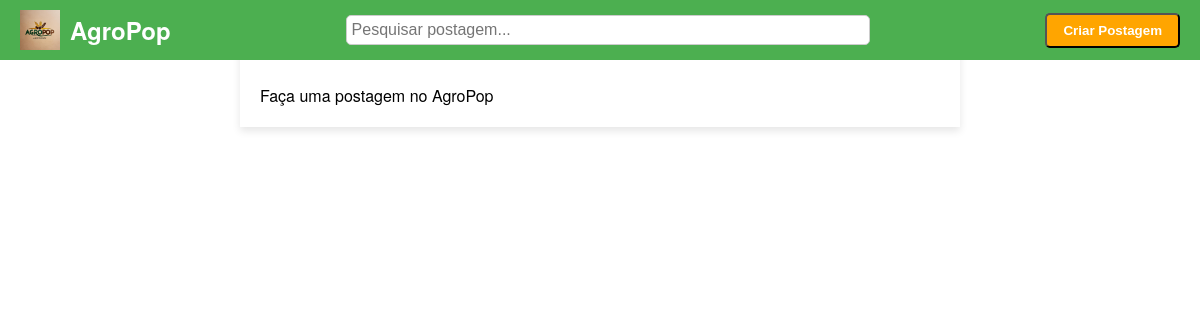
Before: / with the older database file.
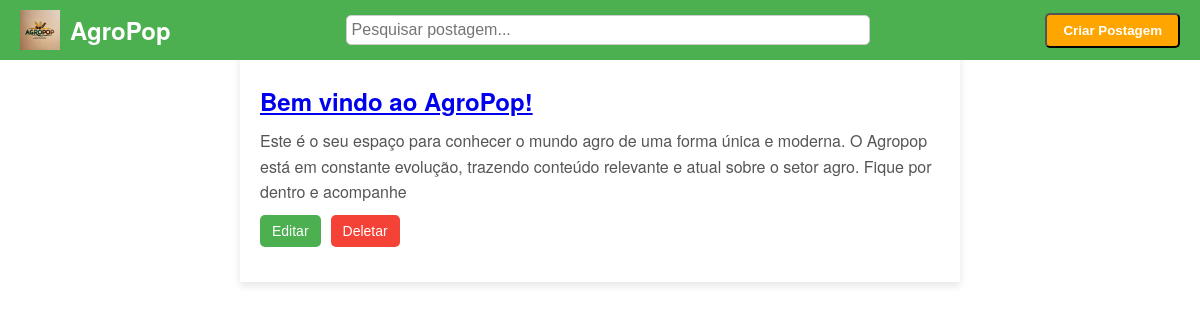
After: the same page with the newer database file.
### scicrop/models.py (models this page shows, shortened)
class Post(models.Model):
    title = models.CharField(max_length=200)
    content = models.TextField()
    date_created = models.DateTimeField(auto_now_add=True)

### scicrop/views.py (the view)
# urls.py: path('', views.list_posts, name='list_posts'),  # URL para listagem de posts
def list_posts(request):
    posts = Post.objects.all().order_by('-date_created')
    return  render(request, 'posts/index.html', {'posts': posts})

### scicrop/templates/posts/index.html (shortened to what this page needs)
{% load static %}
<!DOCTYPE html>
<html lang="pt-br">
<head>
    <link rel="stylesheet" href="{% static 'css/style.css' %}">
</head>
<body>
    <header class="header">
        <div class="logo-container">
            <img src="{% static 'assets/AgroPopLogo.jpg' %}" alt="Logo AgroPop" class="logo">
            <h1 class="blog-name">AgroPop</h1>
        </div>
        <div class="search-container">
            <input type="text" placeholder="Pesquisar postagem..." class="search-input">
        </div>
        <div class="create-post-container">
            <button class="create-post-button" id="openPopup_btn"> Criar Postagem</button>
        </div>
    </header>
    <section class="content">
        <h2>Feed</h2>
        <div class="posts">
            {% for post in posts %}
                <div class="post">
                    <h3 class="title">
                        <a href="{% url 'post_detail' title=post.title %}">{{ post.title }}</a>
                    </h3>
                    <p class="text_post">{{ post.content|slice:":200" }}</p>
                    <div class="post-actions">
                        <button class="edit-post" data-id="{{ post.id }}" data-title="{{ post.title }}" data-content="{{ post.content }}">Editar</button>
                        <button class="delete-post" data-id="{{ post.id }}">Deletar</button>
                    </div>
                </div>
            {% empty %}
            <p>Faça uma postagem no AgroPop</p>
            {% endfor %}
        </div>
    </section>
</body>
</html>

### scicrop/static/css/style.css (style rules this page uses)
* { margin: 0; padding: 0; box-sizing: border-box; }
body { margin: 0; padding: 0; width: 100%; height: 100%; font-family: "Helvetica Neue", sans-serif; }
.header { display: flex; justify-content: space-between; align-items: center; background-color: #4CAF50; padding: 10px 20px; color: white; position: fixed; top: 0; left: 0; width: 100%; z-index: 1000; }
.logo-container { display: flex; align-items: center; }
.logo { width: 40px; height: 40px; margin-right: 10px; }
.blog-name { font-size: 24px; font-weight: bold; }
.search-container { flex-grow: 1; display: flex; justify-content: center; }
.search-input { width: 60%; padding: 5px; font-size: 16px; border-radius: 5px; border: 1px solid #ccc; }
.create-post-container { display: flex; align-items: center; }
.create-post-button { background-color: #FFA500; color: white; padding: 8px 16px; text-decoration: none; font-weight: bold; border-radius: 5px; transition: background-color 0.3s; }
.content { width: 60%; margin: 0 auto; padding: 20px; background-color:#fff; box-shadow: 0px 4px 8px rgba(0, 0,0, 0.1); overflow: hidden; }
.posts { margin-top: 20px; }
.post { margin-bottom: 15px; }
h2 { text-align: center; margin-bottom: 30px; }
.title { font-size: 1.5em; font-weight: bold; margin: 10px 0; }
.text_post { color: #555; font-size: 1em; line-height: 1.6; }
.post-actions { margin-top: 10px; display: flex; gap: 10px; }
.edit-post, .delete-post { padding: 8px 12px; border: none; cursor: pointer; font-size: 14px; border-radius: 5px; }
.edit-post { background-color: #4CAF50; color: white; }
.delete-post { background-color: #f44336; color: white; }

Changed rows visible on the page:
added Post: title "Bem vindo ao AgroPop!", content "Este é o seu espaço para conhecer o mundo agro de uma forma única e moderna. O Agropop está em constante evolução, trazendo conteúdo relevante e atual sobre o setor agro. Fique por dentro e acompanhe"
Other visible differences:
text no longer shown: "Faça uma postagem no AgroPop"
